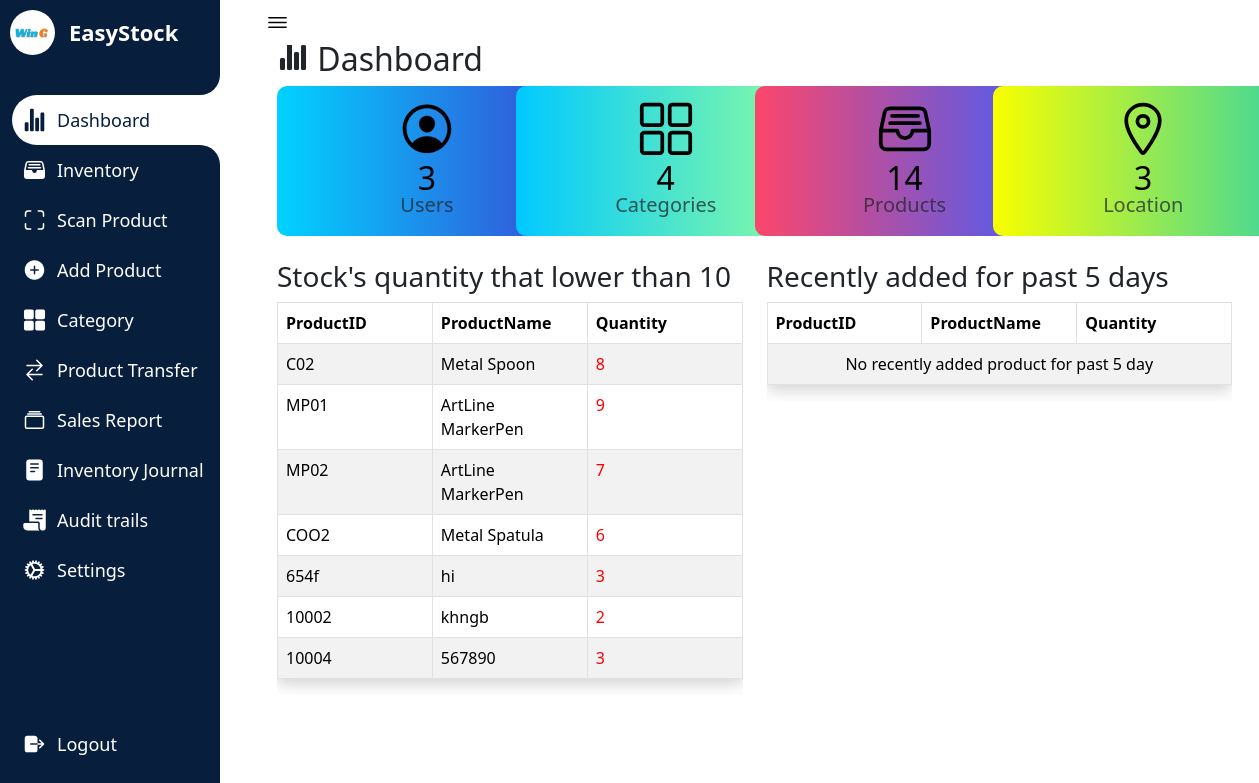
Page /Dashboard.php (signed in) on the earlier database version.
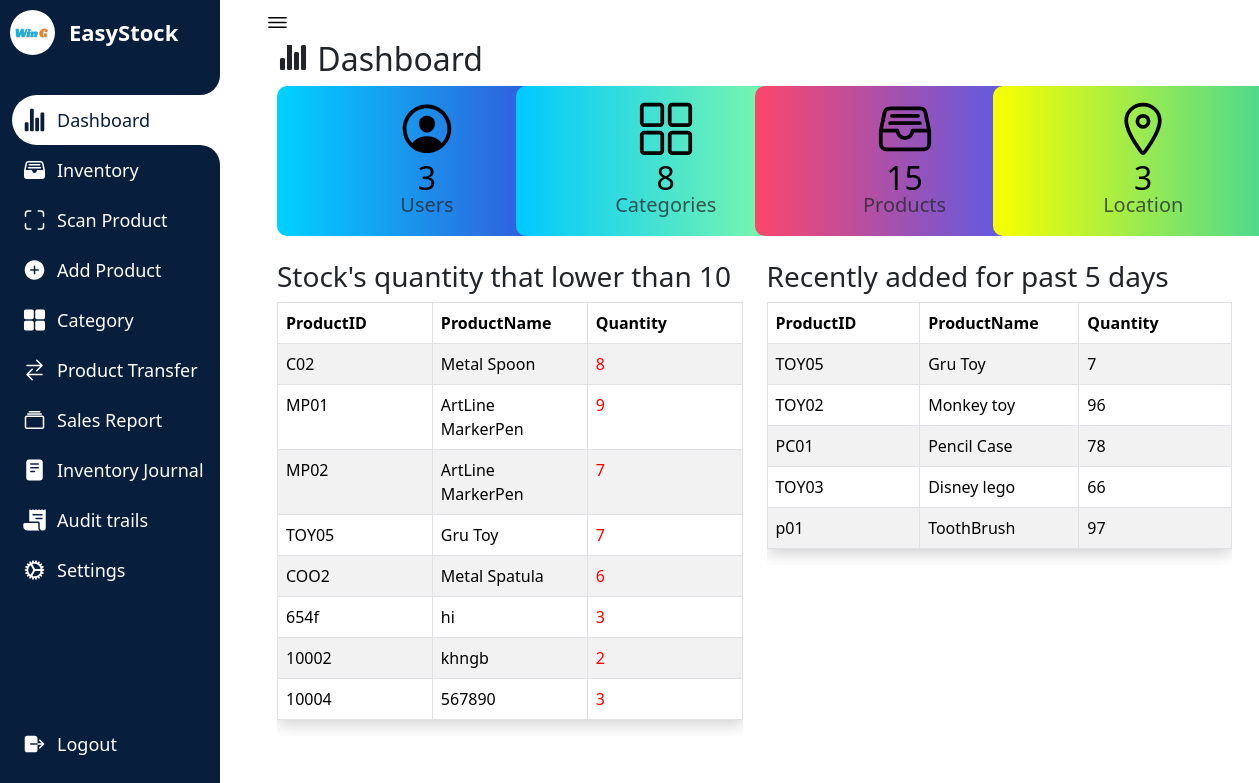
Same page on the later database version.
### tables this page shows
CREATE TABLE `inventory` (
  `id` varchar(200) NOT NULL,
  `name` varchar(200) NOT NULL,
  `quantity` int(20) NOT NULL,
  `unitprice` decimal(20,2) NOT NULL,
  `variant` varchar(200) DEFAULT NULL,
  `description` varchar(300) NOT NULL,
  `category` varchar(200) NOT NULL,
  `status` varchar(200) NOT NULL,
  `image` varchar(200) NOT NULL,
  `addeddate` timestamp NOT NULL DEFAULT current_timestamp() ON UPDATE current_timestamp()
);

### config.php (called while the page is built, shortened)
<?php
$servername = "localhost";
$username = "root";
$password = "";
$dbname = "inventorymanagementsystem";
$conn = mysqli_connect($servername, $username, $password, $dbname);
if (!function_exists('count_by_id')) {
    function count_by_id($table)
    {
        global $conn;
        $query = "SELECT COUNT(*) AS count FROM $table";
        $result = mysqli_query($conn, $query);
        $row = mysqli_fetch_assoc($result);
        return $row['count'];
    }
}
?>

### lowstock.php (the view, shortened to what the changed rows need)
<?php
require 'config.php';
$sql = "SELECT id, name, quantity FROM inventory WHERE quantity < 10";
$result = mysqli_query($conn, $sql);
if ($result) {
    while ($row = mysqli_fetch_assoc($result)) {
        echo "<tr>";
        echo "<td>" . $row['id'] . "</td>";
        echo "<td>" . $row['name'] . "</td>";
        $quantityColor = ($row['quantity'] < 10) ? 'color: red;' : '';
        echo "<td style='$quantityColor'>" . $row['quantity'] . "</td>";
        echo "</tr>";
    }
} else {
    echo '
    <tr>
        <td colspan="5"><center>Record Not Found</center></td>
    </tr>';
}
?>

### Dashboard.php (shortened to what the changed rows need)
<?php
require_once "config.php";
$c_category = count_by_id('category');
$c_inventory = count_by_id('inventory');
$c_users = count_by_id('users');
$c_location= count_by_id('location');
?>
<!DOCTYPE html>
<html lang="en">
<head>
    <link rel="stylesheet" href="testin3.css">
    <link href="https://cdn.jsdelivr.net/npm/bootstrap@5.3.1/dist/css/bootstrap.min.css" rel="stylesheet">
</head>
<body>
    <section class="dashboard">
        <div class="content-wrapper">
        <div class="container">
        <div class="row">
                <div class="col-lg-12 col-offset-2">
            <h2><ion-icon name="stats-chart"></ion-icon>   Dashboard</h2>
     <div style="display:flex;">
     <div class="col-md-3">
     <a href="viewaccount.php" class="boxdash" style="background: linear-gradient(90deg, #00d2ff 0%, #3a47d5 100%);">
    <div>
        <h2 class="margin-top"><?php echo $c_users; ?></h2>
    </div>
</a>
</div>
<div class="col-md-3">
	<a href="Category.php" class="boxdash" style="background: linear-gradient(90deg, #00C9FF 0%, #92FE9D 100%);">
    <div>
          <h2 class="margin-top"> <?php  echo $c_category; ?> </h2>
          <p class="text-muted">Categories</p>
</div>
	</a>
</div>
<div class="col-md-3">
	<a href="Inventory.php" class="boxdash" style="background: linear-gradient(90deg, #FC466B 0%, #3F5EFB 100%);">
    <div>
          <h2 class="margin-top"> <?php  echo $c_inventory; ?> </h2>
          <p class="text-muted">Products</p>
</div>
	</a>
</div>
<div class="col-md-3">
    <a href="viewlocation.php" class="boxdash" style="background: linear-gradient(90deg, #f8ff00 0%, #3ad59f 100%); margin-left:auto;">
    <div>
          <h2 class="margin-top"> <?php  echo $c_location; ?> </h2>
</div>
	</a>
</div>
</div>
<br>
<div class="row" id="lightgallery">
    <div class="col-md-6">
                    <div class="table-responsive">
                        <table class="table table-bordered table-striped">
                            <thead class="alert-info">
                                <tr>
                                <th class="fixed-column">ProductID</th>
                                    <th class="fixed-column">ProductName</th>
                                    <th class="fixed-column">Quantity</th>
                                </tr>
                            </thead>
                            <tbody>
                              <?php include 'lowstock.php' ?>
                            </tbody>
                        </table>
                    </div>
                </div>
                <div class="col-md-6">
                    <div class="table-responsive">
                        <table class="table table-bordered table-striped">
                            <thead class="alert-info">
                                <tr>
                                <th class="fixed-column">ProductID</th>
                                    <th class="fixed-column">ProductName</th>
                                    <th class="fixed-column">Quantity</th>
                                </tr>
                            </thead>
                            <tbody>
                            <?php include 'recentlyadded.php' ?>
                            </tbody>
                        </table>
                    </div>
                </div>
</div>
</div>
                </div>
</div>
</div>
    </section>
</body>
</html>

### recentlyadded.php (shortened to what the changed rows need)
<?php
require 'config.php';
$sql = "SELECT id, name, quantity FROM inventory WHERE DATE(addeddate) >= CURDATE() - INTERVAL 5 DAY";
$result = mysqli_query($conn, $sql);
if ($result && mysqli_num_rows($result) > 0) {
    while ($row = mysqli_fetch_assoc($result)) {
        echo "<tr>";
        echo "<td>" . $row['id'] . "</td>";
        echo "<td>" . $row['name'] . "</td>";
        echo "<td>" . $row['quantity'] . "</td>";
        echo "</tr>";
    }
} else {
    echo '
    <tr>
        <td colspan="5"><center>No recently added product for past 5 day</center></td>
    </tr>';
}
?>

Differences in the rows shown:
now on this page (row edited): inventory: id "TOY05", name "Gru Toy", quantity "7"
now on this page (row edited): inventory: id "TOY02", name "Monkey toy", quantity "96", shown under "Recently added for past 5 days"
now on this page (row edited): inventory: id "PC01", name "Pencil Case", quantity "78", shown under "Recently added for past 5 days"
now on this page (row edited): inventory: id "TOY03", name "Disney lego", quantity "66", shown under "Recently added for past 5 days"
added inventory: id "p01", name "ToothBrush", quantity "97", shown under "Recently added for past 5 days"
Other differences:
$c_category: "4" → "8"
$c_inventory: "14" → "15"
text no longer shown: "No recently added product for past 5 day"
